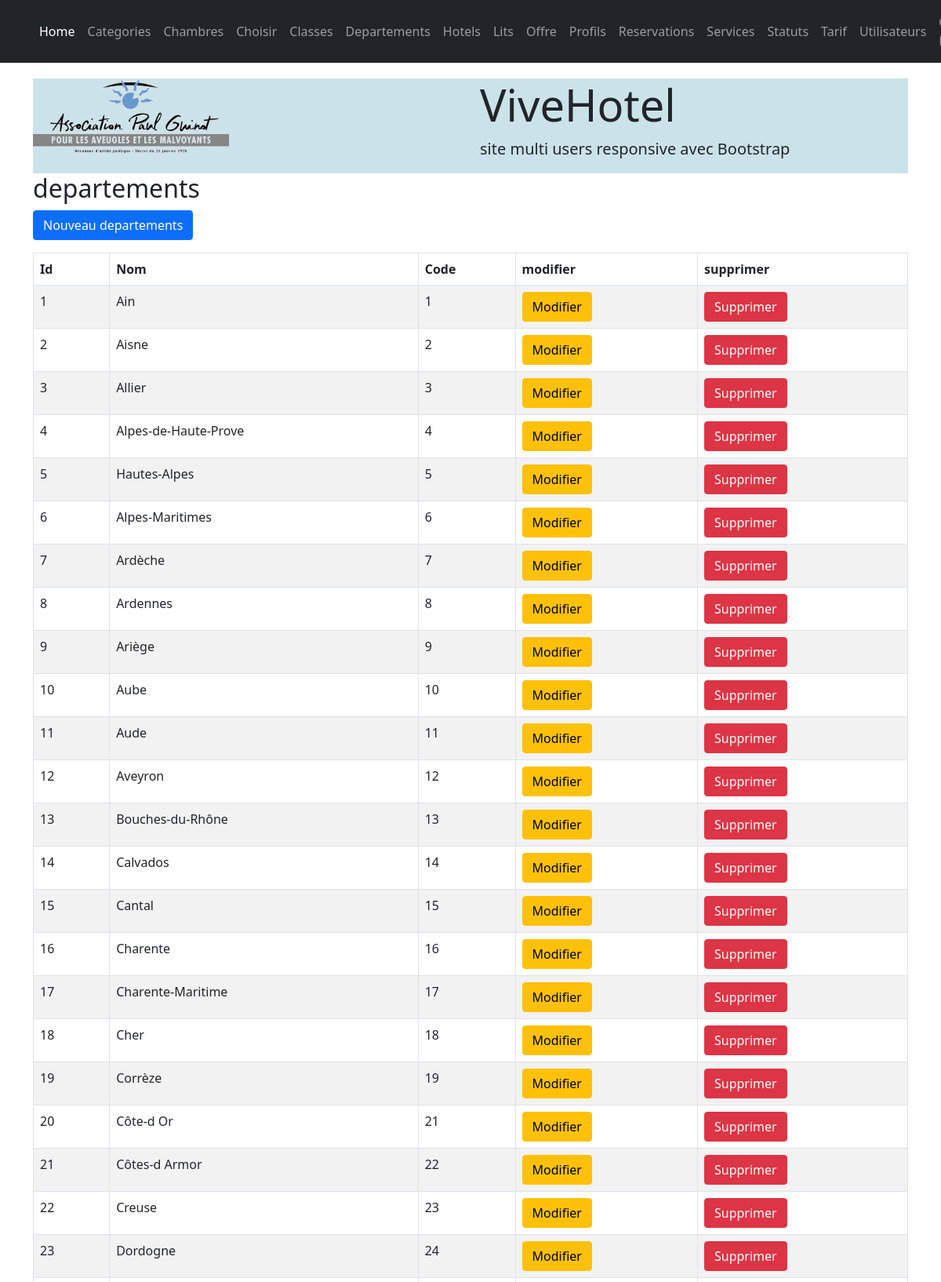
/framework_Objet_MVC_PDO_v2.2/www/index.php?m=departements&a=index (upper part), run on the app's committed database.
### tables this page shows
CREATE TABLE `Departements` (
    dep_id int(11) NOT NULL PRIMARY KEY,
    dep_nom varchar(20) NOT NULL,
    dep_code int(11) NOT NULL
    );

### framework_Objet_MVC_PDO_v2.2/application/module/departements/Ctr_departements.class.php (called while the page is built, shortened)
<?php
class Ctr_departements extends Ctr_controleur {
    public function __construct($action) {
        $a = "a_$action";
        $this->$a();
    }
	function a_index() {
		$u=new Departements();
		$data=$u->selectAll();
		require $this->gabarit;
	}
}
?>

### framework_Objet_MVC_PDO_v2.2/www/index.php (called while the page is built, shortened)
<?php
new $module($_GET["a"]);
?>

### framework_Objet_MVC_PDO_v2.2/framework/fonction.php (called while the page is built, shortened)
<?php
function hlien() {
	$args = func_get_args();
	$nb=count($args)/2;
	$m=$args[0];
	$a=$args[1];
	if (!isset($args[2]))
        return "index.php?m=$m&a=$a";
    else {
		$para=array();
		for( $i=1;$i<$nb;$i++)
			$para[]=$args[2*$i] . "=" . $args[2*$i+1];
		$s=implode("&",$para);
        return "index.php?m=$m&a=$a&$s";
	}
}
function mhe($x) {
    return htmlentities($x, ENT_QUOTES, "utf-8");
}
?>

### framework_Objet_MVC_PDO_v2.2/framework/Table.class.php (called while the page is built, shortened)
<?php
class Table
{
	public static $link;
	public string $table;
	public function __construct(string $table, string $pk)
	{
		$this->table = $table;
	}
	public function selectAll(): array
	{
		$sql = "select * from $this->table";
		$result = self::$link->query($sql);
		return $result->fetchAll();
	}
}

### framework_Objet_MVC_PDO_v2.2/application/module/departements/vue_departements_index.php (the view)
   <h2>departements</h2>
   <p><a class="btn btn-primary" href="<?=hlien("departements","edit","id",0)?>">Nouveau departements</a></p>
<table class="table table-striped table-bordered table-hover">
	<thead>
		<tr>
		<th>Id</th>
		<th>Nom</th>
		<th>Code</th>
			<th>modifier</th>
			<th>supprimer</th>
		</tr>
	</thead>
	<tbody>
	<?php
	foreach ( $data as $row) {
		extract($row); ?>
	<tr>
		<td><?=mhe($row['dep_id'])?></td>
		<td><?=mhe($row['dep_nom'])?></td>
		<td><?=mhe($row['dep_code'])?></td>
		<td><a class="btn btn-warning" href="<?=hlien("departements","edit","id",$row["dep_id"])?>">Modifier</a></td>
		<td><a class="btn btn-danger" href="<?=hlien("departements","del","id",$row["dep_id"])?>">Supprimer</a></td>
	</tr>
	<?php } ?>
	</tbody>
</table>

### framework_Objet_MVC_PDO_v2.2/www/_css/style.css (style rules this page uses)
body { margin-top:100px; }

### data on the page
departements: dep_id "1", dep_nom "Ain", dep_code "1"
departements: dep_id "2", dep_nom "Aisne", dep_code "2"
departements: dep_id "3", dep_nom "Allier", dep_code "3"
departements: dep_id "4", dep_nom "Alpes-de-Haute-Prove", dep_code "4"
departements: dep_id "5", dep_nom "Hautes-Alpes", dep_code "5"
departements: dep_id "6", dep_nom "Alpes-Maritimes", dep_code "6"
departements: dep_id "7", dep_nom "Ardèche", dep_code "7"
departements: dep_id "8", dep_nom "Ardennes", dep_code "8"
departements: dep_id "9", dep_nom "Ariège", dep_code "9"
departements: dep_id "10", dep_nom "Aube", dep_code "10"
departements: dep_id "11", dep_nom "Aude", dep_code "11"
departements: dep_id "12", dep_nom "Aveyron", dep_code "12"
departements: dep_id "13", dep_nom "Bouches-du-Rhône", dep_code "13"
departements: dep_id "14", dep_nom "Calvados", dep_code "14"
departements: dep_id "15", dep_nom "Cantal", dep_code "15"
departements: dep_id "16", dep_nom "Charente", dep_code "16"
departements: dep_id "17", dep_nom "Charente-Maritime", dep_code "17"
departements: dep_id "18", dep_nom "Cher", dep_code "18"
departements: dep_id "19", dep_nom "Corrèze", dep_code "19"
departements: dep_id "20", dep_nom "Côte-d Or", dep_code "21"
departements: dep_id "21", dep_nom "Côtes-d Armor", dep_code "22"
departements: dep_id "22", dep_nom "Creuse", dep_code "23"
departements: dep_id "23", dep_nom "Dordogne", dep_code "24"

### other printed values
SITE_NOM "ViveHotel"
